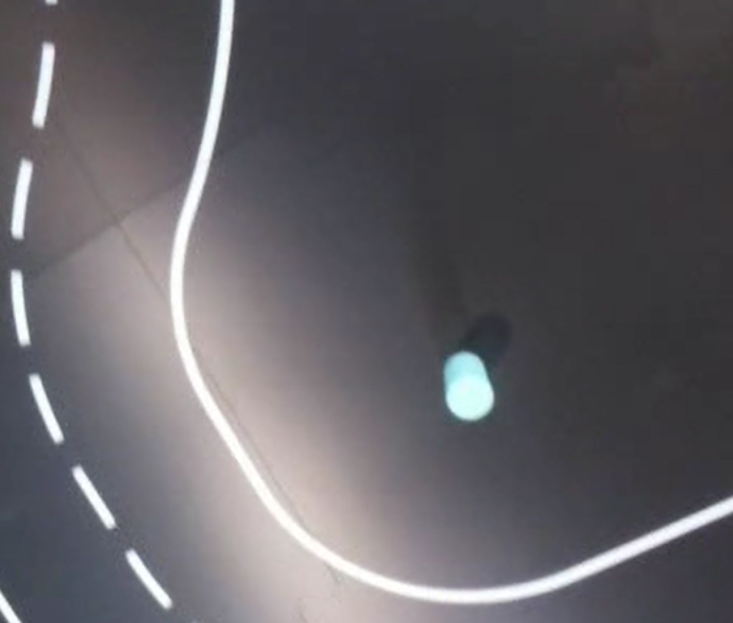
#> input picture image.png, 733 x 623 px
$ python -i work_client.py   (imports and definitions only)
#> lines starting #> are read from the running program, lines starting #| are printed output that depends on the picture; after the words box and inside, x2 and y2 are one past the last pixel; in counts of white or black regions, pixels touching at a corner belong together
#> further down, picture is the input picture: shape (623, 733, 3); mean B, G, R 101.1, 96.6, 99.1
#!/usr/bin/env python3
import cv2
import socket
import struct
import numpy as np
import time
from datetime import datetime
from collections import defaultdict

class DroneColorDetector:
    def __init__(self, server_ip='192.168.0.6', port=5001):
        self.server_ip = server_ip
        self.port = port
        self.client_socket = None

        # Параметры цветового детектирования (HSV)
        self.detection_history = []
        self.reappear_gap = 200

        self.color_params = {
            'red': {
                'lower': np.array([133, 154, 0]),
                'upper': np.array([179, 255, 255]),
                'color': (0, 0, 255)
            },
            'green': {
                   'lower': np.array([33, 104, 15]),
                    'upper': np.array([77, 209, 255]),
                    'color': (0, 0, 255)  # Красный в BGR
            },
            'blue': {
                # 'lower': np.array([75, 82, 142]),
                # 'upper': np.array([117, 255, 255]),
                # 'color': (0, 0, 255)  # Красный в BGR
                # 'lower': np.array([65, 42, 160]),
                # 'upper': np.array([113, 155, 255]),
                # 'color': (0, 0, 255)  # Красный в BGR

                'lower': np.array([64, 17, 100]),
                'upper': np.array([100, 147, 255]),
                'color': (0, 0, 255)  # Красный в BGR
            }
        }

        # Параметры фильтрации
        self.min_area = 200
        self.max_area = 1000
        self.circularity_thresh = 0.7
        self.min_detections = 20
        self.max_distance = 150

        # Трекинг объектов
        self.object_id = 0
        self.tracked_objects = {}
        self.detection_stats = defaultdict(int)

        # Статистика
        self.frame_count = 0
        self.start_time = time.time()
        self.recording = False
        self.video_writer = None

    # [46 lines left out: functions connect, init_video_writer, is_circular, _get_nearest_object, not called in this run]

    def _update_object_tracking(self, current_detections):
        """Обновление информации о трекинге объектов"""
        for obj_id in self.tracked_objects:
            self.tracked_objects[obj_id]['detected'] = False

        for detection in current_detections:
            center = detection['center']
            color = detection['color']

            obj_id = self._get_nearest_object(center, color)

            if obj_id is not None:
                self.tracked_objects[obj_id]['positions'].append(center)
                self.tracked_objects[obj_id]['last_seen'] = self.frame_count
                self.tracked_objects[obj_id]['detected'] = True
                self.detection_stats[obj_id] += 1
                print(f"Frame {self.frame_count}: Updated object ID:{obj_id} ({color})")
            else:
                self.object_id += 1
                self.tracked_objects[self.object_id] = {
                    'color': color,
                    'positions': [center],
                    'last_seen': self.frame_count,
                    'detected': True
                }
                self.detection_stats[self.object_id] = 1
                self.detection_history.append({
                    'id': self.object_id,
                    'color': color,
                    'first_frame': self.frame_count
                })
                print(f"Frame {self.frame_count}: New object ID:{self.object_id} ({color})")

    def process_frame(self, frame):
        """Полная обработка кадра с детекцией цветов"""
        # 1. Предварительная обработка
        blurred = cv2.GaussianBlur(frame, (7, 7), 0)
        hsv = cv2.cvtColor(blurred, cv2.COLOR_BGR2HSV)
#> hsv: shape (623, 733, 3); mean H, S, V 120.3, 19.6, 103.2
        current_detections = []

        # 2. Детектирование цветных объектов
        for color, params in self.color_params.items():
            mask = cv2.inRange(hsv, params['lower'], params['upper'])

            # Морфологические операции
            kernel = np.ones((3,3), np.uint8)
            mask = cv2.erode(mask, kernel, iterations=1)
            mask = cv2.dilate(mask, kernel, iterations=2)
            mask = cv2.morphologyEx(mask, cv2.MORPH_CLOSE, kernel)

            contours, _ = cv2.findContours(mask, cv2.RETR_EXTERNAL, cv2.CHAIN_APPROX_SIMPLE)

            for cnt in contours:
                area = cv2.contourArea(cnt)

                if (self.min_area < area < self.max_area) and self.is_circular(cnt):
                    (x, y), radius = cv2.minEnclosingCircle(cnt)
                    center = (int(x), int(y))
                    radius = int(radius)

                    current_detections.append({
                        'center': center,
                        'radius': radius,
                        'color': color
                    })

                    # Рисуем обнаруженные объекты
                    cv2.circle(frame, center, radius, params['color'], 2)
                    cv2.circle(frame, center, 3, params['color'], -1)
                    cv2.putText(frame, f"{color} r:{radius}",
                               (center[0]-30, center[1]-10),
                               cv2.FONT_HERSHEY_SIMPLEX, 0.5, params['color'], 1)
#> this loop made 3 passes
#> pass 3, in process_frame, `mask = cv2.inRange(hsv, params['lower'], params['upper'])`:
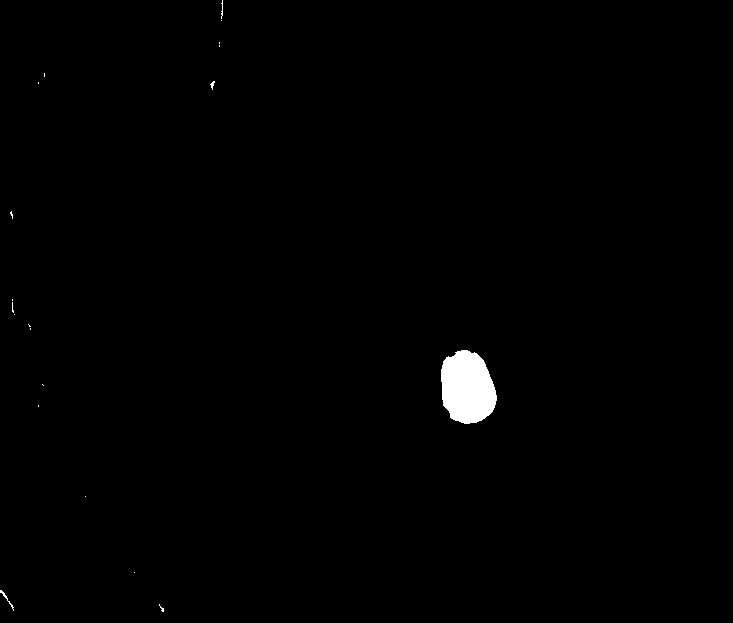
#> mask: shape (623, 733); 0.73% white; 20 white regions (16 under 20 px), largest, box (x1, y1, x2, y2) and area: (441, 350, 497, 424) 3203, (0, 590, 14, 611) 42, (221, 0, 223, 19) 23, (210, 81, 215, 90) 21
#> pass 3, in process_frame, `mask = cv2.erode(mask, kernel, iterations=1)`:
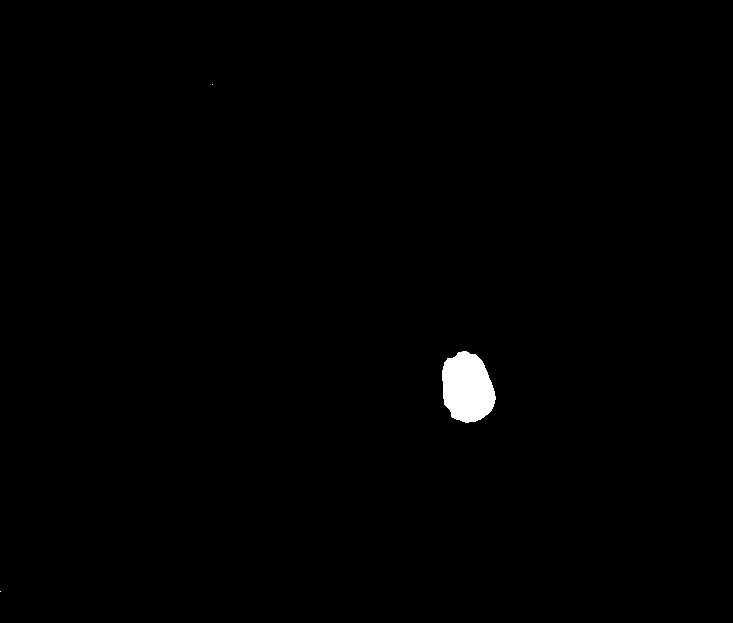
#> mask: shape (623, 733); 0.65% white; 3 white regions (2 under 20 px), largest, box (x1, y1, x2, y2) and area: (442, 351, 496, 423) 2944
#> pass 3, in process_frame, `mask = cv2.dilate(mask, kernel, iterations=2)`:
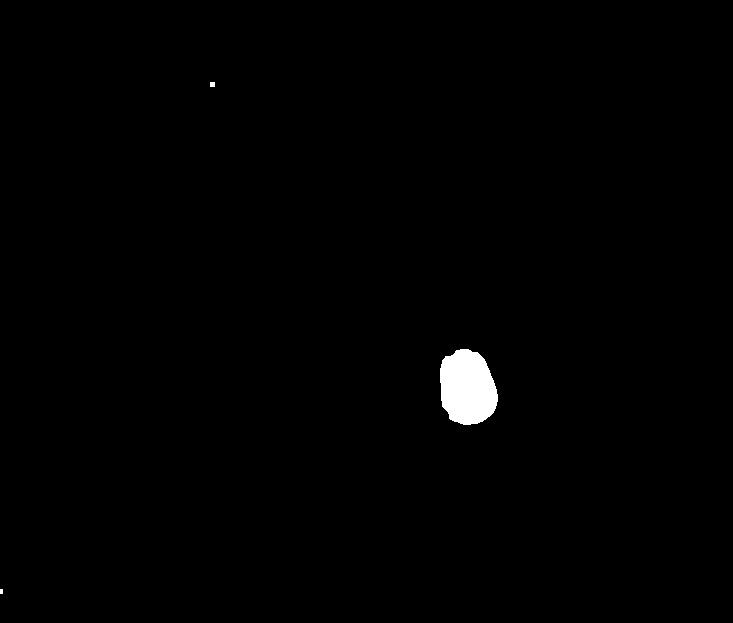
#> mask: shape (623, 733); 0.77% white; 3 white regions (1 under 20 px), largest, box (x1, y1, x2, y2) and area: (440, 349, 498, 425) 3464, (210, 82, 215, 87) 25
#> after the loop, current_detections = []

        # 3. Обновление трекинга
        self._update_object_tracking(current_detections)
#> after the loop in _update_object_tracking, `for detection in current_detections:`: self.detection_stats = 0 items; self.object_id = 0; self.tracked_objects = 0 items

        # 4. Добавление информационной панели
        elapsed_time = time.time() - self.start_time
        fps = self.frame_count / elapsed_time if elapsed_time > 0 else 0

        cv2.putText(frame, f"FPS: {fps:.1f}", (10, 30),
                   cv2.FONT_HERSHEY_SIMPLEX, 0.7, (255, 255, 255), 2)
        cv2.putText(frame, f"TCP Stream: {self.server_ip}", (10, 60),
                   cv2.FONT_HERSHEY_SIMPLEX, 0.7, (255, 255, 255), 2)
        cv2.putText(frame, datetime.now().strftime("%H:%M:%S"),
                   (frame.shape[1]-150, 30),
                   cv2.FONT_HERSHEY_SIMPLEX, 0.7, (255, 255, 255), 2)
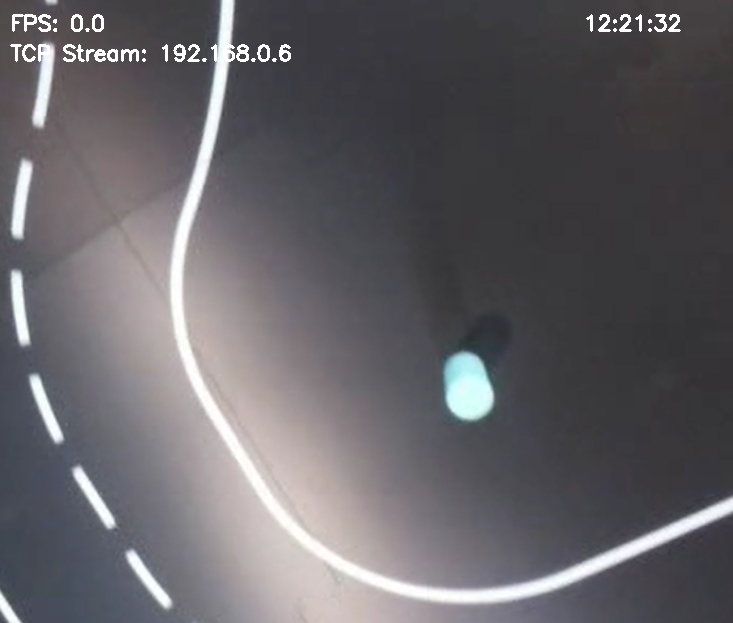
#> frame: shape (623, 733, 3); mean B, G, R 102.3, 97.8, 100.3

        # Индикатор записи
        if self.recording:
            cv2.circle(frame, (frame.shape[1]-30, 30), 10, (0, 0, 255), -1)

        return frame

    # [100 lines left out: functions run, _recv_all, cleanup, print_final_stats, not called in this run]

# [3 lines not run here, left out]

>>> import cv2
>>> picture = cv2.imread('image.png')
>>> result = DroneColorDetector().process_frame(picture)
